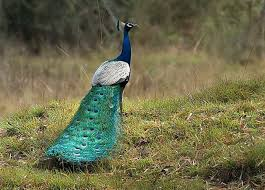
#> input picture python small projects/bird.jpg, 265 x 190 px
$ python test.py
#> lines starting #> are read from the running program, lines starting #| are printed output that depends on the picture
import numpy as np
import matplotlib.pyplot as plt
im = plt.imread('bird.jpg')
#> im is the input picture: shape (190, 265, 3); mean R, G, B 109.8, 108.5, 75.8
plt.imshow(np.flip(im, axis=1))
plt.show()
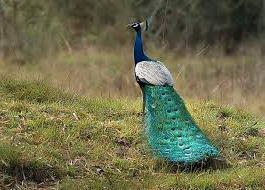
#> shown: shape (190, 265, 3); mean R, G, B 109.8, 108.5, 75.8
